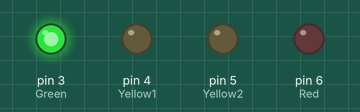
Bench run of a sketch on a simulated Arduino Uno, built with avr-gcc and run on an emulated ATmega328P. Shown: output pins drawn as LEDs (lit = HIGH).

Above: at 0.2 s.
At 1.2 s:
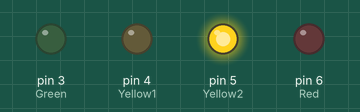
At 2.7 s:
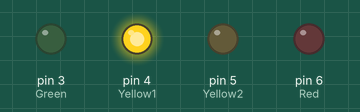
At 3.7 s:
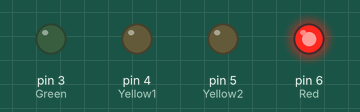
Timing chart, 0 to 4.6 s (numbered marks = the images above):
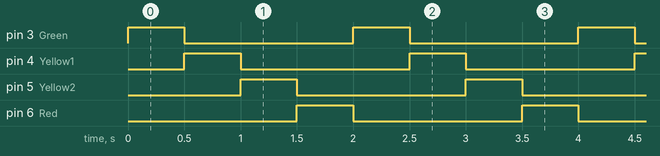

Measured:
- by itself, pin 3 (Green), pin 4 (Yellow1), pin 5 (Yellow2), pin 6 (Red): alternates HIGH for 0.50 s and LOW for 1.5 s
- by itself, everything shown: repeats every 2.0 s, in 5 steps

The sketch:

Testing_LED.ino
```cpp
//The purpose of this file is to test the wiring of the Arduino, breadboard, and LEDs.

#define Green 3
#define Yellow1 4
#define Yellow2 5
#define Red 6

void setup() {

pinMode(Green, OUTPUT);
  pinMode(Yellow1, OUTPUT);
  pinMode(Yellow2, OUTPUT);
  pinMode(Red, OUTPUT);

}

void loop() {
digitalWrite(Green, HIGH);
delay(500);
digitalWrite(Green, LOW);
digitalWrite(Yellow1, HIGH);
delay(500);
digitalWrite(Yellow1, LOW);
digitalWrite(Yellow2, HIGH);
delay(500);
digitalWrite(Yellow2, LOW);
digitalWrite(Red, HIGH);
delay(500);
digitalWrite(Red, LOW);
}
```
